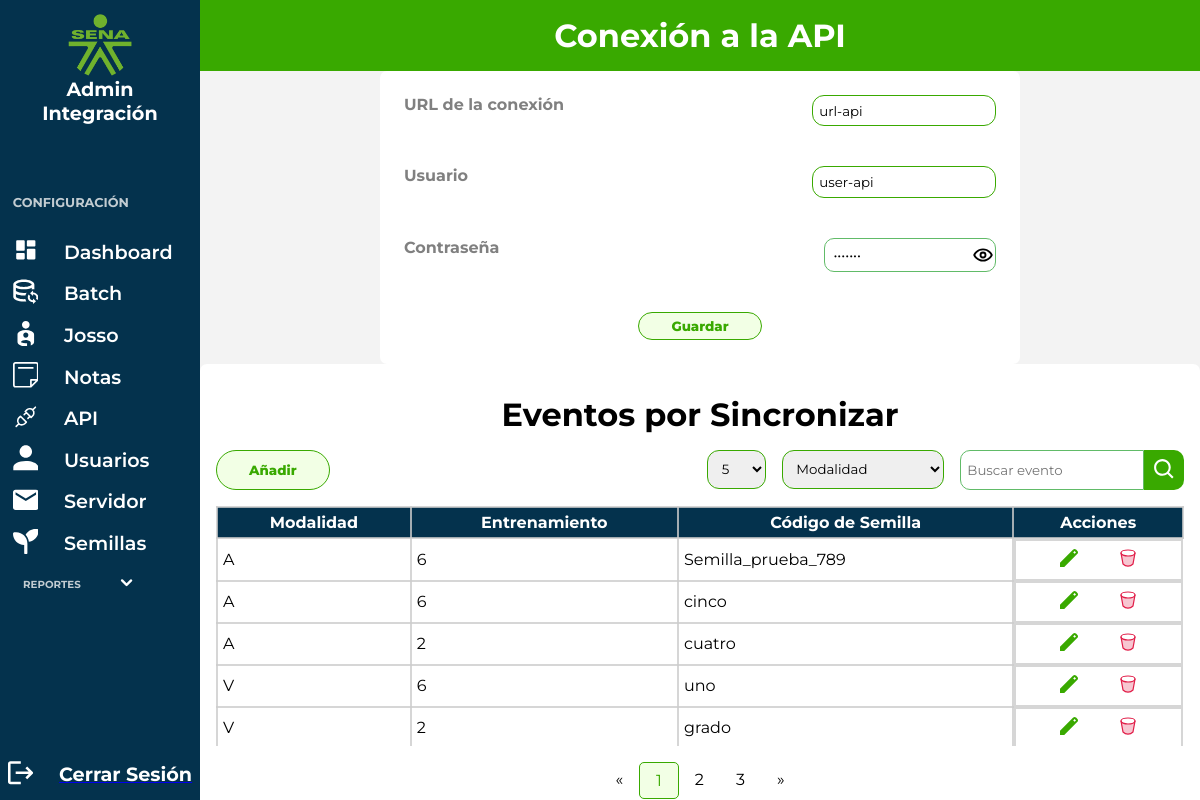
The page /views/api_connection.php (signed in) on the database its author committed.
### tables this page shows
CREATE TABLE IF NOT EXISTS `api_connection` (
  `id_api_connection` int NOT NULL,
  `user` varchar(50) NOT NULL,
  `password` varchar(50) NOT NULL,
  `api_connection_url` varchar(60) NOT NULL,
  PRIMARY KEY (`id_api_connection`)
);

CREATE TABLE IF NOT EXISTS `events_without_sync` (
  `id` int NOT NULL AUTO_INCREMENT,
  `modality` enum('V','A','P') NOT NULL,
  `training` enum('2','6') NOT NULL,
  `seed_code` varchar(50) NOT NULL,
  `date_created` timestamp NOT NULL DEFAULT CURRENT_TIMESTAMP,
  `status_event` tinyint NOT NULL DEFAULT '1',
  `events` text NOT NULL,
  `user_id` bigint NOT NULL,
  PRIMARY KEY (`id`),
  KEY `user_id` (`user_id`)
);

### app/controllers/api_connection/show_api_connection.php (called while the page is built, shortened)
<?php
    require_once '../app/config.php';
    $sql = "SELECT * FROM api_connection";
    $stmt = $pdo->query($sql);
    $stmt->execute();
    $resultado = $stmt->fetch(PDO::FETCH_ASSOC);
    if($resultado){
        $api_connection_url = $resultado['api_connection_url'];
        $user = $resultado['user'];
        $password = $resultado['password'];
    }

### app/controllers/batch/show_events.php (called while the page is built, shortened)
<?php
$records_per_page = 5;
$current_page = isset($_GET['page']) && is_numeric($_GET['page']) ? $_GET['page'] : 1;
$sql_total_events = "SELECT COUNT(*) AS total FROM events_without_sync WHERE status_event = 1";
$stmt_total_events = $pdo->query($sql_total_events);
$total_events = $stmt_total_events->fetchColumn();
$total_pages = ceil($total_events / $records_per_page);
$offset = ($current_page - 1) * $records_per_page;
$sql_select_events = "SELECT modality, training, seed_code
                      FROM events_without_sync
                      WHERE status_event = 1
                      ORDER BY date_created DESC
                      LIMIT :offset, :records_per_page";
$stmt_select_events = $pdo->prepare($sql_select_events);
$stmt_select_events->bindParam(':offset', $offset, PDO::PARAM_INT);
$stmt_select_events->bindParam(':records_per_page', $records_per_page, PDO::PARAM_INT);
$stmt_select_events->execute();
$events = $stmt_select_events->fetchAll(PDO::FETCH_ASSOC);
?>

### views/api_connection/api_connection.php (the view, shortened to what this page needs)
<?php
require_once '../app/controllers/api_connection/create_api_connection.php';
require_once '../app/controllers/api_connection/show_api_connection.php';
require_once '../app/controllers/batch/show_events.php';
?>
    <div class="container__form">
        <form class="content__form" method="post" action="../app/controllers/api_connection/create_api_connection.php">
            <div class="form__inputs">
                <h3>URL de la conexión</h3>
                <input type="text" id="servidor" name="api_connection_url" class="form__input" value="<?php echo isset($api_connection_url) ? $api_connection_url : ''  ?>" placeholder="" required <?php echo $_SESSION['role'] == 'reader' ? 'disabled' : '' ?>>
            </div>
            <div class="form__inputs">
                <h3>Usuario</h3>
                <input type="text" id="usuario" name="user" class="form__input" value="<?php echo isset($user) ? $user : ''  ?>" placeholder="" required <?php echo $_SESSION['role'] == 'reader' ? 'disabled' : '' ?>>
            </div>
            <div class="form__inputs">
                <h3>Contraseña</h3>
                <div class="password-input">
                    <input type="password" id="password" name="password" class="form__input" value="<?php echo isset($password) ? $password : ''  ?>" placeholder="" required <?php echo $_SESSION['role'] == 'reader' ? 'disabled' : '' ?>>
                    <?php
                        if($_SESSION['role'] == 'admin'){
                            echo "
                            <img class='icon_handle' id='icon-toggle' src='../img/RiEyeLine.svg' onclick=\"handleEyeGeneral('../img/','password')\" alt='Toggle Password Visibility'>
                            ";
                        }
                    ?>
                </div>
            </div>
            <div class="content__form__botons">
                <?php
                if ($_SESSION['role'] == 'admin') {
                    echo "
                    <input type='submit' name='Guardar' value='Guardar'>
                    ";
                    }
                ?>
            </div>
        </form>
    </div>
    <div class="container__events">
        <div class="event__sync">
            <h1>Eventos por Sincronizar</h1>
            <div class="other__pagination">
                <?php
                if ($_SESSION['role'] == 'admin') {
                    echo "
                    <button onclick=\"handleWindow('#window__create')\"  type='submit'>Añadir</button>
                    ";
                }
                ?>
                <div class="other__pagination__search">
                <div class="other__pagination__search__amount">
                        <form method="post" action="<?php echo htmlspecialchars($_SERVER["PHP_SELF"]); ?>">
                            <div class="other__pagination__amount__list">
                                <select name="amount" id="amount" onchange="this.form.submit()">
                                    <option value="5" <?php if ($records_per_page == 5) echo 'selected'; ?>>5</option>
                                </select>
                            </div>
                        </form>
                    </div>
                    <form method="post" class="other__pagination__form">
                        <select name="search_by" id="search_by">
                            <option value="modality">Modalidad</option>
                        </select>
                        <div class="content__search__input">
                            <div class="search__input">
                                <input type="text" name="search_term" id="search_term" placeholder="Buscar evento">
                            </div>
                            <div class="acctions">
                                <button type="submit">
                                    <svg xmlns="http://www.w3.org/2000/svg" viewBox="0 0 24 24">
                                        <path  d="M10 18a7.952 7.952 0 0 0 4.897-1.688l4.396 4.396l1.414-1.414l-4.396-4.396A7.952 7.952 0 0 0 18 10c0-4.411-3.589-8-8-8s-8 3.589-8 8s3.589 8 8 8m0-14c3.309 0 6 2.691 6 6s-2.691 6-6 6s-6-2.691-6-6s2.691-6 6-6" />
                                    </svg>
                                </button>
                            </div>
                        </div>
                    </form>
                </div>
            </div>
            <div class="list__events">
                <table class="table__list">
                    <thead>
                        <tr>
                            <th>Modalidad</th>
                            <th>Entrenamiento</th>
                            <th>Código de Semilla</th>
                            <?php
                            if ($_SESSION['role'] == 'admin') {
                                echo "
                                        <th>Acciones</th>
                                    ";
                            }
                            ?>
                        </tr>
                    </thead>
                    <tbody>
                        <?php foreach ($events as $event) : ?>
                            <tr>
                                <td><?php echo $event['modality']; ?></td>
                                <td><?php echo $event['training']; ?></td>
                                <td><?php echo $event['seed_code']; ?></td>
                                <?php
                                if ($_SESSION['role'] == 'admin') {
                                    echo "
                                        <td class='edit__icon'>
                                            <a onclick=\"handleEditEvent('" . $event['seed_code'] . "','" . $event['modality'] . "', '" . $event['training'] . "')\">
                                                <svg xmlns='http://www.w3.org/2000/svg' width='24' height='24' viewBox='0 0 24 24'>
                                                    <path fill='#39a900' d='M3 21v-4.25L16.2 3.575q.3-.275.663-.425t.762-.15q.4 0 .775.15t.65.45L20.425 5q.3.275.438.65T21 6.4q0 .4-.137.763t-.438.662L7.25 21zM17.6 7.8L19 6.4L17.6 5l-1.4 1.4z' />
                                                </svg>
                                            </a>
                                            <a onclick=\"handleDeleteEvent('" . $event['seed_code'] . "')\">
                                                <svg xmlns='http://www.w3.org/2000/svg' width='24' height='24' viewBox='0 0 24 24'>
                                                    <g fill='none'>
                                                        <path fill='#e11d48' fill-opacity='.25' d='m17.004 17.98l1.711-9.415c.117-.642.176-.963.013-1.049c-.162-.085-.394.145-.857.604l-.886.88L12 10L6.996 9l-.863-.865c-.465-.465-.697-.698-.86-.612c-.162.085-.104.408.014 1.054l1.71 9.402a.068.068 0 0 0 .018.036a7.05 7.05 0 0 0 9.97 0a.068.068 0 0 0 .019-.036' />
                                                        <ellipse cx='12' cy='7' stroke='#e11d48' stroke-linecap='round' stroke-width='1.2' rx='7' ry='3' />
                                                        <path stroke='#e11d48' stroke-linecap='round' stroke-width='1.2' d='m5 7l1.996 10.98a.068.068 0 0 0 .019.035v0a7.05 7.05 0 0 0 9.97 0v0a.068.068 0 0 0 .019-.036L19 7' />
                                                    </g>
                                                </svg>
                                            </a>
                                        </td>
                                        ";
                                }
                                ?>
                            </tr>
                        <?php endforeach; ?>
                    </tbody>
                </table>
            </div>
        </div>
        <div class="pagination">
            <?php if ($total_pages > 1) : ?>
                <a href="?page=1&amount=<?php echo $records_per_page; ?>">&laquo;</a>
                <?php for ($i = 1; $i <= $total_pages; $i++) : ?>
                    <a href="?page=<?php echo $i; ?>&amount=<?php echo $records_per_page; ?>" <?php if ($i == $current_page) echo 'class="active"'; ?>><?php echo $i; ?></a>
                <?php endfor; ?>
                <a href="?page=<?php echo $total_pages; ?>&amount=<?php echo $records_per_page; ?>">&raquo;</a>
            <?php endif; ?>
        </div>
    </div>

### views/api_connection/css/styles.css (style rules this page uses)
.password-input { display: flex; justify-content: center; align-items: center; padding: .1em; border-radius: 10px; border: none; border: solid 1px #61bb68; }
.password-input input { background-color: none !important; width: 11em; border: none !important; }
img.icon_handle { height: 20px; width: 20px; cursor: pointer; }
h3 { font-size: 1em; color: gray; text-align: center; }
.event__sync { width: 100%; overflow-y: auto; margin-top: 15px; }
.event__sync h1 { text-align: center; margin-bottom: 2vh; }
.container__events { box-shadow: 0px 0px 4px -45px rgba(0,0,0,0.1); background-color: white; padding: 1em; border-radius: 7px; }
.content__form__botons { display: flex; gap: 1em; justify-content: center; }
.new-target, .search__input, .targets { display: flex; justify-content: space-between; align-items: center; border: solid 1px #61bb68; border-radius: 10px 0px 0px 10px ; width: 100%; }
.acctions { border-radius: 0px 10px 10px 0px ; background-color: var(--primary); display: flex; }
.acctions svg { width: 2.5em; height: 2.5em; }
.new-target input, .search__input input, .list__targets input { background-color: none !important; border: none !important; }
.acctions button, .list__targets button { display: flex; justify-content: center; padding: 0; align-items: center; background: none; width: 40px; height: 40px; }
.content-new-target, .content__search__input { display: flex; width: 100%; }
td.edit__icon { justify-content: space-evenly; display: flex; align-items: center; }
.list__events { overflow-y: auto; height: 30vh; }
a { cursor: pointer; }
.other__pagination__form { display: flex; align-items: center; gap: 1em; }

### assets/main.css (style rules this page uses)
* { padding: 0; margin: 0; box-sizing: border-box; font-family: 'Montserrat'; }
:root { --primary: #39a900; --secondary: #98fe58; --tertiary: #f2ffe5; --alternate: #29690b; --primary-text: black; --secondary-text: #5d5d5d; --alternate-text: #919191; --primary-background: #fff; --secondary-background: #E6E6E6; --alternate-background: #04324d; --color-success: #52d726; --color-error: #e74c3c; --color-warning: #f1c40f; --color-info: #ffffff; --primary-shadow: 0 4px 6px rgba(0, 0, 0, 0.1), 0 1px 3px rgba(0, 0, 0, 0.08); }
input[type='text'], input[type='email'], input[type='number'], input[type='time'], input[type='password'] { padding: .5em; border-radius: 12px; border: 1px solid var(--primary); transition: .3s box-shadow ease-in-out; }
select { padding: .7em; border-radius: 12px; border: 1px solid var(--primary); }
input[type="submit"], button { padding: .3rem 2rem; cursor: pointer; border-radius: 30px; border: none; transition: all .4s ease-in; font-weight: 800; box-sizing: border-box; background: var(--tertiary); color: var(--primary); border: 1px solid var(--primary); }
.container__form { width: 100%; height: 100vh; display: flex; justify-content: center; align-items: center; }
div.form__inputs { display: flex; width: 100%; justify-content: space-between; gap: 5em; }
.content__form { display: flex; gap: 2.5em; flex-direction: column; justify-content: center; margin: 0 auto; background-color: white; padding: 1.5em; border-radius: 7px; box-shadow: 0px 0px 4px -45px rgba(0,0,0,0.1); width: 80vh; }
.content__form__botons { margin: 0 auto; }
.other__pagination { display: flex; justify-content: space-between; margin-bottom: 1em; }
.pagination { margin-top: 1em; display: flex; width: 100%; justify-content: center; }
.pagination a { color: black; float: left; padding: 8px 16px; text-decoration: none; }
.pagination a.active { background: var(--tertiary); color: var(--primary); border: 1px solid var(--primary); border-radius: 5px; }
.other__pagination__search { display: flex; align-items: center; gap: 1em; }
.other__pagination__search svg { width: 25px; height: 25px; }
table.table__list { width: 100%; background-color: #FFFFFF; border-collapse: collapse; color: #000000; }
table.table__list td, table.table__list th { border-width: 2px; border-color: #CCCC; border-style: solid; padding: 5px; }
table.table__list thead { color: white; background-color:var(--alternate-background) ; }

### rows shown on the page
api_connection: api_connection_url "url-api", user "user-api"
events_without_sync: modality "A", training "6", seed_code "Semilla_prueba_789"
events_without_sync: modality "A", training "6", seed_code "cinco"
events_without_sync: modality "A", training "2", seed_code "cuatro"
events_without_sync: modality "V", training "6", seed_code "uno"
events_without_sync: modality "V", training "2", seed_code "grado"
